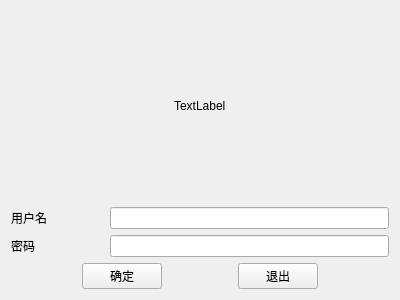
<?xml version="1.0" encoding="UTF-8"?>
<ui version="4.0">
 <class>logInSystem</class>
 <widget class="QWidget" name="logInSystem">
  <property name="geometry">
   <rect>
    <x>0</x>
    <y>0</y>
    <width>400</width>
    <height>300</height>
   </rect>
  </property>
  <property name="windowTitle">
   <string>模拟用户名密码登录系统</string>
  </property>
  <layout class="QVBoxLayout" name="verticalLayout">
   <item>
    <layout class="QHBoxLayout" name="horizontalLayout">
     <item>
      <spacer name="horizontalSpacer">
       <property name="orientation">
        <enum>Qt::Horizontal</enum>
       </property>
       <property name="sizeHint" stdset="0">
        <size>
         <width>40</width>
         <height>20</height>
        </size>
       </property>
      </spacer>
     </item>
     <item>
      <widget class="QLabel" name="labelHead">
       <property name="text">
        <string>TextLabel</string>
       </property>
      </widget>
     </item>
     <item>
      <spacer name="horizontalSpacer_2">
       <property name="orientation">
        <enum>Qt::Horizontal</enum>
       </property>
       <property name="sizeHint" stdset="0">
        <size>
         <width>40</width>
         <height>20</height>
        </size>
       </property>
      </spacer>
     </item>
    </layout>
   </item>
   <item>
    <layout class="QHBoxLayout" name="horizontalLayout_3" stretch="1,1,6">
     <item>
      <widget class="QLabel" name="label_2">
       <property name="text">
        <string>用户名</string>
       </property>
      </widget>
     </item>
     <item>
      <spacer name="horizontalSpacer_6">
       <property name="orientation">
        <enum>Qt::Horizontal</enum>
       </property>
       <property name="sizeHint" stdset="0">
        <size>
         <width>40</width>
         <height>20</height>
        </size>
       </property>
      </spacer>
     </item>
     <item>
      <widget class="QLineEdit" name="lineEdit"/>
     </item>
    </layout>
   </item>
   <item>
    <layout class="QHBoxLayout" name="horizontalLayout_4" stretch="1,1,6">
     <item>
      <widget class="QLabel" name="label_3">
       <property name="text">
        <string>密码  </string>
       </property>
      </widget>
     </item>
     <item>
      <spacer name="horizontalSpacer_7">
       <property name="orientation">
        <enum>Qt::Horizontal</enum>
       </property>
       <property name="sizeHint" stdset="0">
        <size>
         <width>40</width>
         <height>20</height>
        </size>
       </property>
      </spacer>
     </item>
     <item>
      <widget class="QLineEdit" name="lineEdit_2"/>
     </item>
    </layout>
   </item>
   <item>
    <layout class="QHBoxLayout" name="horizontalLayout_2">
     <item>
      <spacer name="horizontalSpacer_3">
       <property name="orientation">
        <enum>Qt::Horizontal</enum>
       </property>
       <property name="sizeHint" stdset="0">
        <size>
         <width>40</width>
         <height>20</height>
        </size>
       </property>
      </spacer>
     </item>
     <item>
      <widget class="QPushButton" name="pushButton">
       <property name="text">
        <string>确定</string>
       </property>
      </widget>
     </item>
     <item>
      <spacer name="horizontalSpacer_4">
       <property name="orientation">
        <enum>Qt::Horizontal</enum>
       </property>
       <property name="sizeHint" stdset="0">
        <size>
         <width>40</width>
         <height>20</height>
        </size>
       </property>
      </spacer>
     </item>
     <item>
      <widget class="QPushButton" name="pushButton_2">
       <property name="text">
        <string>退出</string>
       </property>
      </widget>
     </item>
     <item>
      <spacer name="horizontalSpacer_5">
       <property name="orientation">
        <enum>Qt::Horizontal</enum>
       </property>
       <property name="sizeHint" stdset="0">
        <size>
         <width>40</width>
         <height>20</height>
        </size>
       </property>
      </spacer>
     </item>
    </layout>
   </item>
  </layout>
 </widget>
 <resources/>
 <connections/>
</ui>
